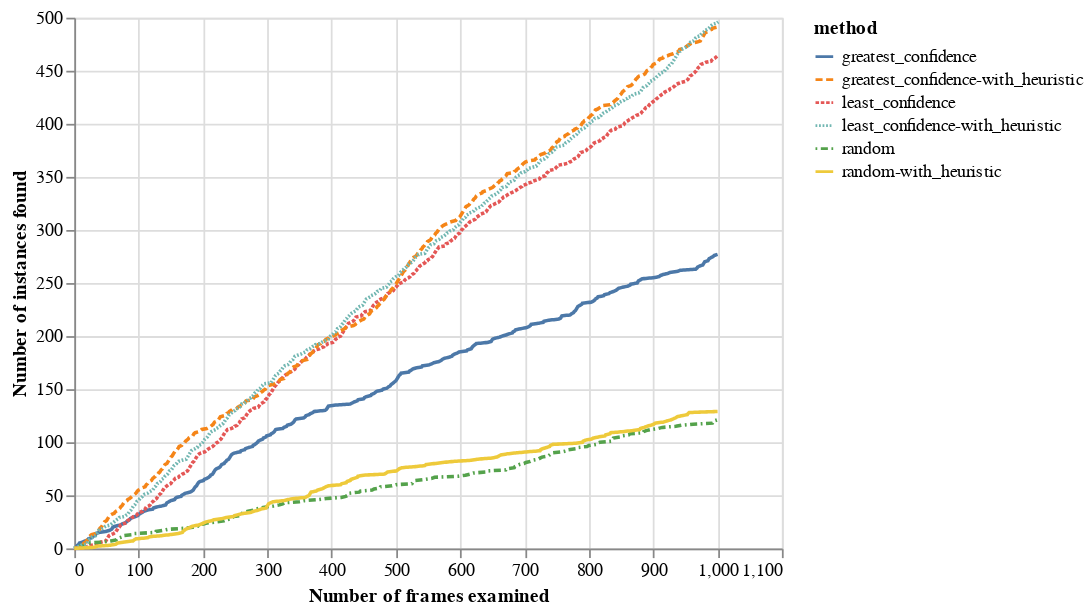

Here is the notebook cell this chart was saved with:
### Code cell
instances_found_speed_dir = "/gscratch/balazinska/enhaoz/complex_event_video/src/outputs/clevrer_collision/instances_found_speed"
instances_found_speed_files = ["greatest_confidence-nearby3-random_forest_with_balanced_class_weights.json", "least_confidence-nearby3-random_forest_with_balanced_class_weights.json", "random-nearby3-random_forest_with_balanced_class_weights.json", "greatest_confidence-nearby3-random_forest_with_balanced_class_weights-with_heuristic.json", "least_confidence-nearby3-random_forest_with_balanced_class_weights-with_heuristic.json", "random-nearby3-random_forest_with_balanced_class_weights-with_heuristic.json"]
method_names = ["greatest_confidence", "least_confidence", "random", "greatest_confidence-with_heuristic", "least_confidence-with_heuristic", "random-with_heuristic"]
instances_found_speed_table = []
for idx, instances_found_speed_file in enumerate(instances_found_speed_files):
    with open(os.path.join(instances_found_speed_dir, instances_found_speed_file), "r") as f:
        data = json.loads(f.read())
        current = 0
        instances_found_speed_table.append([method_names[idx], 0, 0])
        num_instances_found = 0
        for i, y in enumerate(data): 
            if y > current: 
                num_instances_found += 1
                instances_found_speed_table.append([method_names[idx], i, num_instances_found])
                current = y

instances_found_speed = pd.DataFrame(instances_found_speed_table, columns = ['method', 'num_frames_examined', 'num_instances_found'])

instances_found_speed_plot = alt.Chart(instances_found_speed).mark_line().encode(
    x=alt.X('num_frames_examined', title='Number of frames examined'),
    y=alt.Y('num_instances_found', title='Number of instances found'),
    color=alt.Color('method'),
    strokeDash=alt.StrokeDash('method')
)
# .configure_legend(orient="bottom", columns=1)

instances_found_speed_plot

### Figure 1 — Vega-Lite specification as saved in the notebook (floating-point values rounded to 4 significant figures; data arrays with more than 128 entries replaced by an {"elided": "..."} marker saying what was removed)
{"config": {"view": {"continuousWidth": 400, "continuousHeight": 300}}, "data": {"name": "data-d6991273db5f4179a1b8e0a0a9d151f3"}, "mark": "line", "encoding": {"color": {"field": "method", "type": "nominal"}, "strokeDash": {"field": "method", "type": "nominal"}, "x": {"field": "num_frames_examined", "title": "Number of frames examined", "type": "quantitative"}, "y": {"field": "num_instances_found", "title": "Number of instances found", "type": "quantitative"}}, "$schema": "https://vega.github.io/schema/vega-lite/v4.17.0.json", "datasets": {"data-d6991273db5f4179a1b8e0a0a9d151f3": {"elided": "1985 records"}}}
